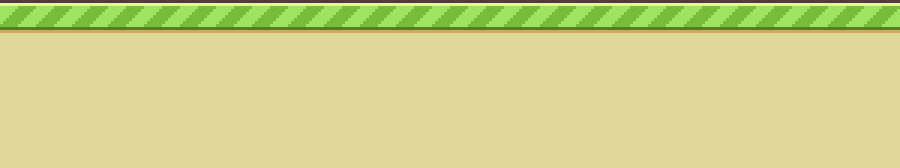
#> input picture ground.png, 900 x 168 px
$ python imagemanipulationacp.py
#> lines starting #> are read from the running program, lines starting #| are printed output that depends on the picture
import cv2
import matplotlib.pyplot as plt
image = cv2.imread('ground.png')
#> image is the input picture: shape (168, 900, 3); mean B, G, R 137.9, 209.5, 206.5
image_rgb = cv2.cvtColor(image , cv2.COLOR_BGR2RGB)
plt.imshow(image_rgb)
plt.title("RGB image")
plt.show()
gray_image = cv2.cvtColor(image,cv2.COLOR_BGR2GRAY)
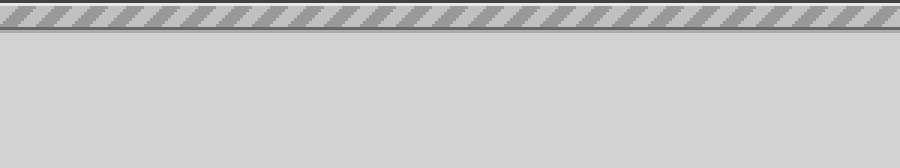
#> gray_image: shape (168, 900); min 66, max 231, mean 200.5
plt.imshow(gray_image, cmap = 'gray')
plt.title("GRAY image")
plt.show()
cropped_image = image[0:50,200:400]
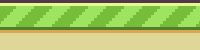
#> cropped_image: shape (50, 200, 3); mean B, G, R 104.9, 196.8, 170.1
cropped_rgb = cv2.cvtColor(cropped_image, cv2.COLOR_BGR2RGB)
plt.imshow(cropped_image)
plt.title("Cropped Rgb image")
plt.show()
image_rgb = cv2.cvtColor(image, cv2.COLOR_BGR2RGB)
(h,w) = image.shape[:2]
#> h = 168; w = 900
center = (w//2,h//2)
#> center = (450, 84)
M = cv2.getRotationMatrix2D(center, 45,1.0)
rotated = cv2.warpAffine(image,M,(w,h))
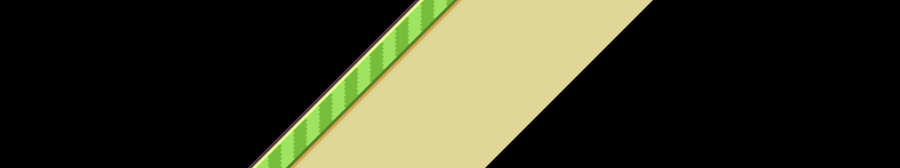
#> rotated: shape (168, 900, 3); mean B, G, R 36.4, 55.3, 54.5
rotated_rgb = cv2.cvtColor(rotated,cv2.COLOR_BGR2RGB)
plt.imshow(rotated_rgb)
plt.title("Rotated image")
plt.show()
